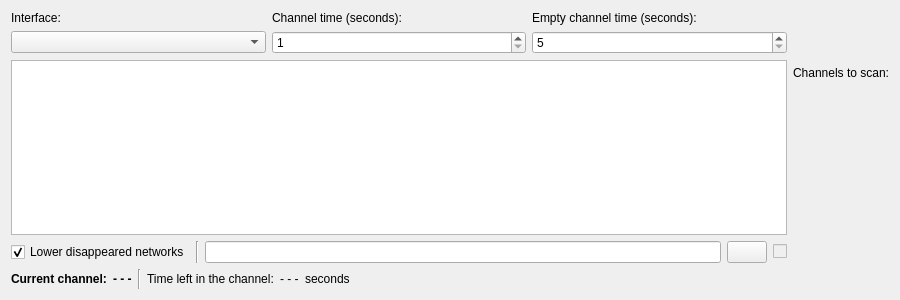
<?xml version="1.0" encoding="UTF-8"?>
<ui version="4.0">
 <class>QtGUI</class>
 <widget class="QWidget" name="QtGUI">
  <property name="geometry">
   <rect>
    <x>0</x>
    <y>0</y>
    <width>900</width>
    <height>300</height>
   </rect>
  </property>
  <property name="windowTitle">
   <string>wmon - Wireless Network Monitor</string>
  </property>
  <layout class="QVBoxLayout" name="verticalLayout_4">
   <item>
    <layout class="QHBoxLayout" name="horizontalLayout_2">
     <item>
      <layout class="QVBoxLayout" name="verticalLayout">
       <item>
        <layout class="QGridLayout" name="configurationLayout">
         <item row="1" column="0">
          <widget class="QComboBox" name="interfaces"/>
         </item>
         <item row="1" column="1">
          <widget class="QSpinBox" name="ectime">
           <property name="minimum">
            <number>1</number>
           </property>
          </widget>
         </item>
         <item row="1" column="2">
          <widget class="QSpinBox" name="ctime">
           <property name="minimum">
            <number>5</number>
           </property>
          </widget>
         </item>
         <item row="0" column="1">
          <widget class="QLabel" name="ctimeLabel">
           <property name="text">
            <string>Channel time (seconds):</string>
           </property>
          </widget>
         </item>
         <item row="0" column="2">
          <widget class="QLabel" name="ectimeLabel">
           <property name="text">
            <string>Empty channel time (seconds):</string>
           </property>
          </widget>
         </item>
         <item row="0" column="0">
          <widget class="QLabel" name="interfacesLabel">
           <property name="text">
            <string>Interface:</string>
           </property>
          </widget>
         </item>
        </layout>
       </item>
       <item>
        <widget class="QTreeView" name="modelView">
         <property name="alternatingRowColors">
          <bool>true</bool>
         </property>
         <property name="rootIsDecorated">
          <bool>false</bool>
         </property>
         <property name="itemsExpandable">
          <bool>false</bool>
         </property>
         <property name="sortingEnabled">
          <bool>true</bool>
         </property>
        </widget>
       </item>
       <item>
        <layout class="QHBoxLayout" name="writeToFileLayout">
         <item>
          <widget class="QCheckBox" name="disappearedAtBottom">
           <property name="text">
            <string>Lower disappeared networks</string>
           </property>
           <property name="checked">
            <bool>true</bool>
           </property>
          </widget>
         </item>
         <item>
          <widget class="Line" name="lineLowerFile">
           <property name="orientation">
            <enum>Qt::Vertical</enum>
           </property>
          </widget>
         </item>
         <item>
          <widget class="QLineEdit" name="filePath"/>
         </item>
         <item>
          <widget class="ExploreButton" name="exploreButton"/>
         </item>
         <item>
          <widget class="WriteToFileCB" name="writeToFileCB">
           <property name="enabled">
            <bool>false</bool>
           </property>
          </widget>
         </item>
        </layout>
       </item>
      </layout>
     </item>
     <item>
      <layout class="QVBoxLayout" name="verticalLayout_3">
       <item>
        <widget class="QLabel" name="label">
         <property name="text">
          <string>Channels to scan:</string>
         </property>
         <property name="alignment">
          <set>Qt::AlignCenter</set>
         </property>
        </widget>
       </item>
       <item>
        <widget class="ChannelsWidget" name="channelsList">
         <property name="maximumSize">
          <size>
           <width>150</width>
           <height>16777215</height>
          </size>
         </property>
        </widget>
       </item>
      </layout>
     </item>
    </layout>
   </item>
   <item>
    <layout class="QHBoxLayout" name="informationLayout">
     <item>
      <widget class="QLabel" name="currentChannelTextLabel">
       <property name="font">
        <font>
         <weight>75</weight>
         <bold>true</bold>
        </font>
       </property>
       <property name="text">
        <string>Current channel:</string>
       </property>
      </widget>
     </item>
     <item>
      <widget class="QLabel" name="currentChannel">
       <property name="font">
        <font>
         <weight>75</weight>
         <bold>true</bold>
        </font>
       </property>
       <property name="text">
        <string>- - -</string>
       </property>
      </widget>
     </item>
     <item>
      <widget class="Line" name="lineChannelTime">
       <property name="orientation">
        <enum>Qt::Vertical</enum>
       </property>
      </widget>
     </item>
     <item>
      <widget class="QLabel" name="timeLeftLabel">
       <property name="text">
        <string>Time left in the channel:</string>
       </property>
      </widget>
     </item>
     <item>
      <widget class="QLabel" name="timeLeft">
       <property name="text">
        <string>- - -</string>
       </property>
      </widget>
     </item>
     <item>
      <widget class="QLabel" name="secondsLabel">
       <property name="text">
        <string>seconds</string>
       </property>
      </widget>
     </item>
     <item>
      <spacer name="horizontalSpacer">
       <property name="orientation">
        <enum>Qt::Horizontal</enum>
       </property>
       <property name="sizeHint" stdset="0">
        <size>
         <width>40</width>
         <height>20</height>
        </size>
       </property>
      </spacer>
     </item>
    </layout>
   </item>
  </layout>
 </widget>
 <customwidgets>
  <customwidget>
   <class>ChannelsWidget</class>
   <extends>QWidget</extends>
   <header>ChannelsWidget.h</header>
  </customwidget>
  <customwidget>
   <class>ExploreButton</class>
   <extends>QPushButton</extends>
   <header>ExploreButton.h</header>
  </customwidget>
  <customwidget>
   <class>WriteToFileCB</class>
   <extends>QCheckBox</extends>
   <header>WriteToFileCB.h</header>
  </customwidget>
 </customwidgets>
 <resources/>
 <connections>
  <connection>
   <sender>ctime</sender>
   <signal>valueChanged(int)</signal>
   <receiver>QtGUI</receiver>
   <slot>setChannelTime(int)</slot>
   <hints>
    <hint type="sourcelabel">
     <x>485</x>
     <y>61</y>
    </hint>
    <hint type="destinationlabel">
     <x>344</x>
     <y>6</y>
    </hint>
   </hints>
  </connection>
  <connection>
   <sender>ectime</sender>
   <signal>valueChanged(int)</signal>
   <receiver>QtGUI</receiver>
   <slot>setEmptyChannelTime(int)</slot>
   <hints>
    <hint type="sourcelabel">
     <x>276</x>
     <y>61</y>
    </hint>
    <hint type="destinationlabel">
     <x>597</x>
     <y>5</y>
    </hint>
   </hints>
  </connection>
  <connection>
   <sender>interfaces</sender>
   <signal>currentIndexChanged(QString)</signal>
   <receiver>QtGUI</receiver>
   <slot>setInterface(QString)</slot>
   <hints>
    <hint type="sourcelabel">
     <x>105</x>
     <y>59</y>
    </hint>
    <hint type="destinationlabel">
     <x>130</x>
     <y>5</y>
    </hint>
   </hints>
  </connection>
  <connection>
   <sender>writeToFileCB</sender>
   <signal>toggled(bool)</signal>
   <receiver>exploreButton</receiver>
   <slot>setDisabled(bool)</slot>
   <hints>
    <hint type="sourcelabel">
     <x>485</x>
     <y>256</y>
    </hint>
    <hint type="destinationlabel">
     <x>368</x>
     <y>259</y>
    </hint>
   </hints>
  </connection>
  <connection>
   <sender>filePath</sender>
   <signal>textChanged(QString)</signal>
   <receiver>writeToFileCB</receiver>
   <slot>setPath(QString)</slot>
   <hints>
    <hint type="sourcelabel">
     <x>277</x>
     <y>259</y>
    </hint>
    <hint type="destinationlabel">
     <x>485</x>
     <y>256</y>
    </hint>
   </hints>
  </connection>
  <connection>
   <sender>writeToFileCB</sender>
   <signal>toggled(bool)</signal>
   <receiver>filePath</receiver>
   <slot>setDisabled(bool)</slot>
   <hints>
    <hint type="sourcelabel">
     <x>485</x>
     <y>256</y>
    </hint>
    <hint type="destinationlabel">
     <x>277</x>
     <y>259</y>
    </hint>
   </hints>
  </connection>
  <connection>
   <sender>exploreButton</sender>
   <signal>selectPath(QString)</signal>
   <receiver>filePath</receiver>
   <slot>setText(QString)</slot>
   <hints>
    <hint type="sourcelabel">
     <x>368</x>
     <y>259</y>
    </hint>
    <hint type="destinationlabel">
     <x>277</x>
     <y>259</y>
    </hint>
   </hints>
  </connection>
  <connection>
   <sender>disappearedAtBottom</sender>
   <signal>toggled(bool)</signal>
   <receiver>QtGUI</receiver>
   <slot>setDisappearedAtBottom(bool)</slot>
   <hints>
    <hint type="sourcelabel">
     <x>44</x>
     <y>247</y>
    </hint>
    <hint type="destinationlabel">
     <x>2</x>
     <y>232</y>
    </hint>
   </hints>
  </connection>
  <connection>
   <sender>channelsList</sender>
   <signal>addChannel(uint)</signal>
   <receiver>QtGUI</receiver>
   <slot>addChannel(uint)</slot>
   <hints>
    <hint type="sourcelabel">
     <x>585</x>
     <y>243</y>
    </hint>
    <hint type="destinationlabel">
     <x>584</x>
     <y>266</y>
    </hint>
   </hints>
  </connection>
  <connection>
   <sender>channelsList</sender>
   <signal>removeChannel(uint)</signal>
   <receiver>QtGUI</receiver>
   <slot>removeChannel(uint)</slot>
   <hints>
    <hint type="sourcelabel">
     <x>616</x>
     <y>257</y>
    </hint>
    <hint type="destinationlabel">
     <x>614</x>
     <y>267</y>
    </hint>
   </hints>
  </connection>
 </connections>
 <slots>
  <slot>setChannelTime(int)</slot>
  <slot>setEmptyChannelTime(int)</slot>
  <slot>setInterface(QString)</slot>
  <slot>setDisappearedAtBottom(bool)</slot>
  <slot>addChannel(uint)</slot>
  <slot>removeChannel(uint)</slot>
 </slots>
</ui>
